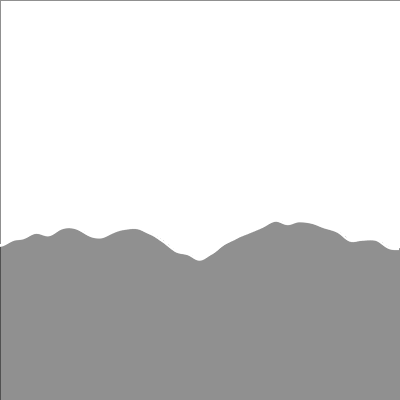
Frame 1 (no input)
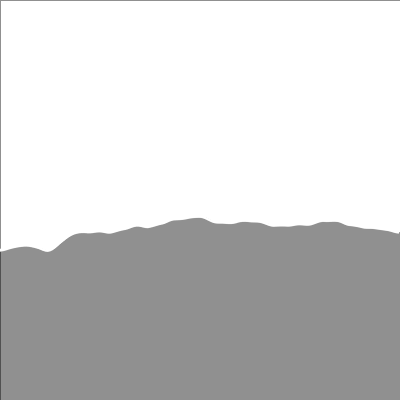
Frame 60 (the mouse pressed at the canvas centre just before this capture)
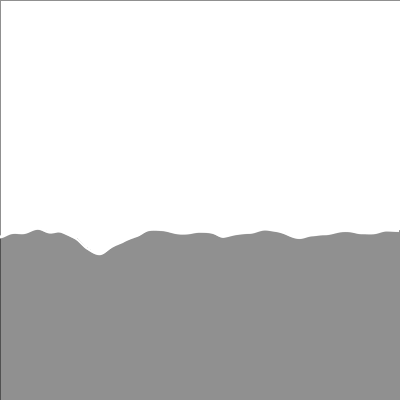
Frame 120 (the mouse held since frame 60 and released just before this capture)

The Processing sketch that drew these frames (run headless with seeded random() and noise(); from frame 60 on, the mouse is pressed at the canvas centre):

// Processing sketch: processing_40803
// ── processing_40803.pde

float time = 0;
int w = 400;
int h = 400;
void setup(){
  smooth();

  size(400,400);
  stroke(1,111);
  fill(1,111);
}
float wave = 75;
void draw(){

  fill(255);
  float x =0;
  rect(0,0,w,h);
  while (x<w){
    float k = wave*noise(x/100,time);
    noStroke();
    ellipse(x,200+(k),3,3);
    strokeWeight(1);
    stroke(1,111);
    line(x,200+(k),x,h);
    x++;
  }
  time = time+.02;

}
